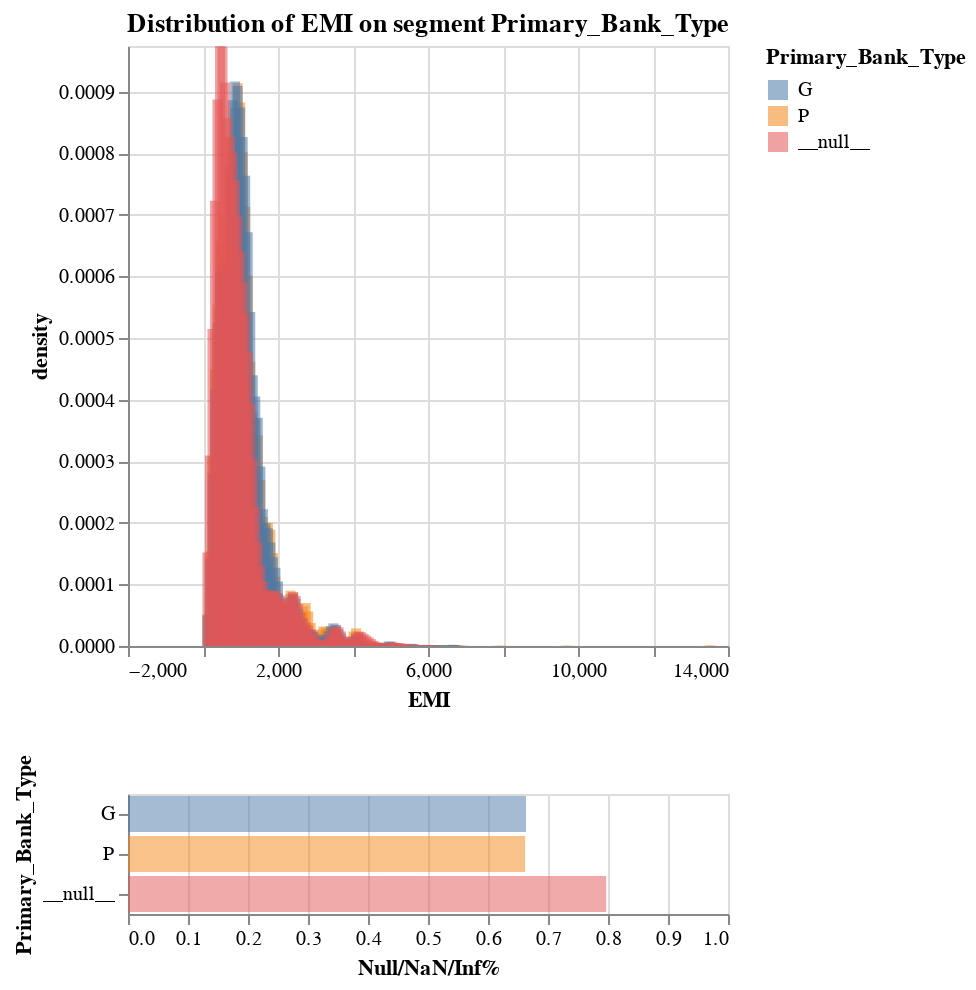

Source (notebook cell):
### Code cell
dia.compare_dist_on_segment(
    "EMI", 
    by = "Primary_Bank_Type",
    # (pl.col("Loan_Amount") > 10_000).alias("high_loan_amount"), # The segment we want to use
    n_bins=100, 
    density=True, 
)

### Figure 1 — Vega specification as saved in the notebook (floating-point values rounded to 4 significant figures; data arrays with more than 128 entries replaced by an {"elided": "..."} marker saying what was removed)
{"$schema": "https://vega.github.io/schema/vega/v5.json", "data": [{"name": "_server_source_0", "values": {"elided": "22276 records"}}, {"name": "param_2_store"}, {"name": "source_0", "source": "_server_source_0", "transform": [{"type": "kde", "field": "EMI", "groupby": ["Primary_Bank_Type"], "as": ["EMI", "density"], "resolve": "shared"}, {"type": "filter", "expr": "isValid(datum[\"EMI\"]) && isFinite(+datum[\"EMI\"]) && isValid(datum[\"density\"]) && isFinite(+datum[\"density\"])"}, {"type": "project", "fields": ["EMI", "Primary_Bank_Type", "density"]}]}, {"name": "source_1", "values": [{"Primary_Bank_Type": "P", "bad_rate": 0.6618, "bad_rate_end": 0.6618, "bad_rate_start": 0.0}, {"Primary_Bank_Type": "__null__", "bad_rate": 0.7969, "bad_rate_end": 0.7969, "bad_rate_start": 0.0}, {"Primary_Bank_Type": "G", "bad_rate": 0.6633, "bad_rate_end": 0.6633, "bad_rate_start": 0.0}]}, {"name": "source_0_color_domain_Primary_Bank_Type_0", "source": "source_0", "transform": [{"type": "aggregate", "groupby": ["Primary_Bank_Type"], "fields": [], "ops": [], "as": []}, {"type": "formula", "expr": "datum['Primary_Bank_Type']", "as": "sort_field"}, {"type": "project", "fields": ["Primary_Bank_Type"]}]}, {"name": "source_1_color_domain_Primary_Bank_Type_1", "values": [{"Primary_Bank_Type": "P"}, {"Primary_Bank_Type": "__null__"}, {"Primary_Bank_Type": "G"}]}, {"name": "source_0_view_3_x_domain_EMI", "source": "source_0", "transform": [{"type": "formula", "expr": "+datum['EMI']", "as": "EMI"}, {"type": "aggregate", "groupby": [], "fields": ["EMI", "EMI"], "ops": ["min", "max"], "as": ["min", "max"]}]}, {"name": "source_0_view_3_y_domain_density", "source": "source_0", "transform": [{"type": "formula", "expr": "+datum['density']", "as": "density"}, {"type": "aggregate", "groupby": [], "fields": ["density", "density"], "ops": ["min", "max"], "as": ["min", "max"]}]}, {"name": "source_1_concat_1_y_domain_Primary_Bank_Type", "values": [{"Primary_Bank_Type": "P"}, {"Primary_Bank_Type": "__null__"}, {"Primary_Bank_Type": "G"}]}], "signals": [{"name": "view_3_height", "value": 300}, {"name": "concat_1_y_step", "value": 20}, {"name": "concat_1_height", "update": "bandspace(domain('concat_1_y').length, 0.1, 0.05) * concat_1_y_step"}, {"name": "unit", "value": {}, "on": [{"events": "pointermove", "update": "isTuple(group()) ? group() : unit"}]}, {"name": "param_2_Primary_Bank_Type_legend", "value": null, "on": [{"events": [{"source": "view", "markname": "Primary_Bank_Type_legend_symbols", "type": "click"}, {"source": "view", "markname": "Primary_Bank_Type_legend_labels", "type": "click"}, {"source": "view", "markname": "Primary_Bank_Type_legend_entries", "type": "click"}], "update": "isDefined(datum.value) ? datum.value : item().items[0].items[0].datum.value", "force": true}, {"events": [{"source": "view", "type": "click"}], "update": "!event.item || !datum ? null : param_2_Primary_Bank_Type_legend", "force": true}]}, {"name": "param_2", "update": "vlSelectionResolve(\"param_2_store\", \"union\", true, true)"}], "marks": [{"type": "group", "name": "view_3_group", "encode": {"update": {"width": {"signal": "width"}, "height": {"signal": "view_3_height"}}}, "signals": [{"name": "param_2_tuple", "update": "param_2_Primary_Bank_Type_legend !== null ? {fields: param_2_tuple_fields, values: [param_2_Primary_Bank_Type_legend]} : null"}, {"name": "param_2_tuple_fields", "value": [{"type": "E", "field": "Primary_Bank_Type"}]}, {"name": "param_2_toggle", "value": false, "on": [{"events": {"merge": [{"source": "view", "type": "click"}]}, "update": "event.shiftKey"}]}, {"name": "param_2_modify", "on": [{"events": {"signal": "param_2_tuple"}, "update": "modify(\"param_2_store\", param_2_toggle ? null : param_2_tuple, param_2_toggle ? null : true, param_2_toggle ? param_2_tuple : null)"}]}], "marks": [{"type": "rect", "name": "view_3_marks", "from": {"data": "source_0"}, "encode": {"update": {"xc": {"field": "EMI", "scale": "view_3_x"}, "y2": {"value": 0, "scale": "view_3_y"}, "opacity": [{"value": 0.55, "test": "!length(data(\"param_2_store\")) || vlSelectionTest(\"param_2_store\", datum)"}, {"value": 0}], "width": {"value": 5}, "fill": {"field": "Primary_Bank_Type", "scale": "color"}, "y": {"field": "density", "scale": "view_3_y"}}}, "style": ["bar"], "interactive": true}], "axes": [{"scale": "view_3_x", "ticks": false, "zindex": 0, "gridScale": "view_3_y", "labels": false, "grid": true, "orient": "bottom", "domain": false, "aria": false, "tickCount": {"signal": "ceil(width/40)"}, "maxExtent": 0, "minExtent": 0}, {"scale": "view_3_y", "orient": "left", "tickCount": {"signal": "ceil(view_3_height/40)"}, "ticks": false, "zindex": 0, "minExtent": 0, "gridScale": "view_3_x", "domain": false, "labels": false, "maxExtent": 0, "grid": true, "aria": false}, {"scale": "view_3_x", "labelOverlap": true, "tickCount": {"signal": "ceil(width/40)"}, "zindex": 0, "title": "EMI", "grid": false, "labelFlush": true, "orient": "bottom"}, {"scale": "view_3_y", "orient": "left", "title": "density", "tickCount": {"signal": "ceil(view_3_height/40)"}, "zindex": 0, "labelOverlap": true, "grid": false}], "title": {"text": "Distribution of EMI on segment Primary_Bank_Type", "frame": "group"}, "style": "cell"}, {"type": "group", "name": "concat_1_group", "encode": {"update": {"width": {"signal": "width"}, "height": {"signal": "concat_1_height"}}}, "marks": [{"type": "rect", "name": "concat_1_marks", "from": {"data": "source_1"}, "encode": {"update": {"tooltip": {"signal": "{\"Null/NaN/Inf%\": format(datum[\"bad_rate\"], \"\")}"}, "x2": {"field": "bad_rate_start", "scale": "concat_1_x"}, "x": {"field": "bad_rate_end", "scale": "concat_1_x"}, "fill": {"field": "Primary_Bank_Type", "scale": "color"}, "y": {"field": "Primary_Bank_Type", "scale": "concat_1_y"}, "opacity": {"value": 0.5}, "height": {"signal": "max(0.25, bandwidth('concat_1_y'))"}}}, "interactive": true, "style": ["bar"]}], "axes": [{"scale": "concat_1_x", "zindex": 0, "orient": "bottom", "gridScale": "concat_1_y", "aria": false, "grid": true, "maxExtent": 0, "minExtent": 0, "tickCount": {"signal": "ceil(width/40)"}, "labels": false, "ticks": false, "domain": false}, {"scale": "concat_1_x", "tickCount": {"signal": "ceil(width/40)"}, "labelOverlap": true, "title": "Null/NaN/Inf%", "labelFlush": true, "zindex": 0, "grid": false, "orient": "bottom"}, {"scale": "concat_1_y", "orient": "left", "title": "Primary_Bank_Type", "grid": false, "zindex": 0}], "style": "cell"}], "scales": [{"name": "color", "type": "ordinal", "domain": {"fields": [{"data": "source_0_color_domain_Primary_Bank_Type_0", "field": "Primary_Bank_Type"}, {"data": "source_1_color_domain_Primary_Bank_Type_1", "field": "Primary_Bank_Type"}], "sort": true}, "range": "category"}, {"name": "view_3_x", "type": "linear", "domain": [{"signal": "(data(\"source_0_view_3_x_domain_EMI\")[0] || {}).min"}, {"signal": "(data(\"source_0_view_3_x_domain_EMI\")[0] || {}).max"}], "range": [0, {"signal": "width"}], "zero": false, "padding": 5, "nice": true}, {"name": "view_3_y", "type": "linear", "domain": [{"signal": "(data(\"source_0_view_3_y_domain_density\")[0] || {}).min"}, {"signal": "(data(\"source_0_view_3_y_domain_density\")[0] || {}).max"}], "range": [{"signal": "view_3_height"}, 0], "domainMin": 0, "zero": true}, {"name": "concat_1_x", "type": "linear", "domain": [0, 1], "range": [0, {"signal": "width"}], "zero": true}, {"name": "concat_1_y", "type": "band", "domain": {"data": "source_1_concat_1_y_domain_Primary_Bank_Type", "field": "Primary_Bank_Type", "sort": true}, "range": {"step": {"signal": "concat_1_y_step"}}, "paddingInner": 0.1, "paddingOuter": 0.05}], "layout": {"padding": 20, "columns": 1, "bounds": "full", "align": "each"}, "width": 300, "legends": [{"fill": "color", "symbolType": "square", "title": "Primary_Bank_Type", "encode": {"labels": {"name": "Primary_Bank_Type_legend_labels", "interactive": true, "update": {"opacity": [{"test": "(!length(data(\"param_2_store\")) || (param_2[\"Primary_Bank_Type\"] && indexof(param_2[\"Primary_Bank_Type\"], datum.value) >= 0))", "value": 1}, {"value": 0.35}]}}, "symbols": {"name": "Primary_Bank_Type_legend_symbols", "interactive": true, "update": {"opacity": [{"test": "(!length(data(\"param_2_store\")) || (param_2[\"Primary_Bank_Type\"] && indexof(param_2[\"Primary_Bank_Type\"], datum.value) >= 0))", "value": 0.55}, {"value": 0.35}]}}, "entries": {"name": "Primary_Bank_Type_legend_entries", "interactive": true, "update": {"fill": {"value": "transparent"}}}}}], "padding": 5, "background": "white"}
